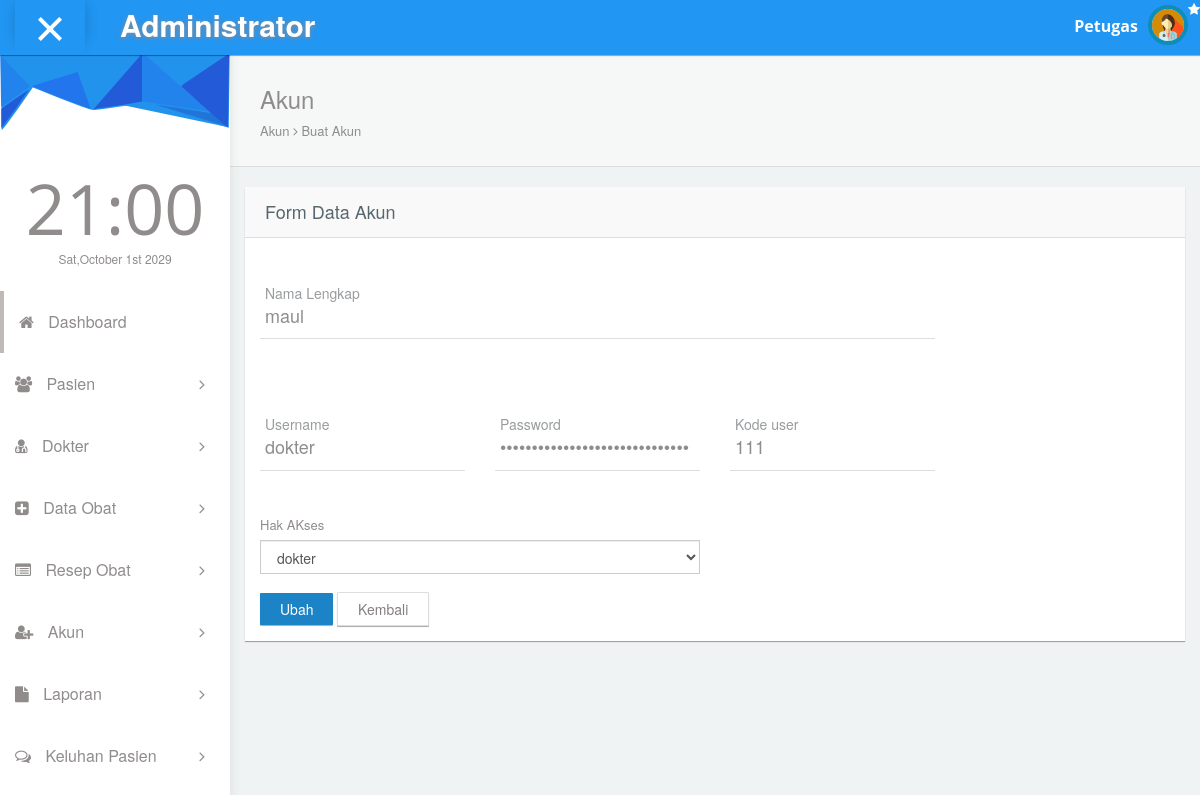
Before: /administrator/pegawai/detail_akun.php?id_user=1 with the older database file.
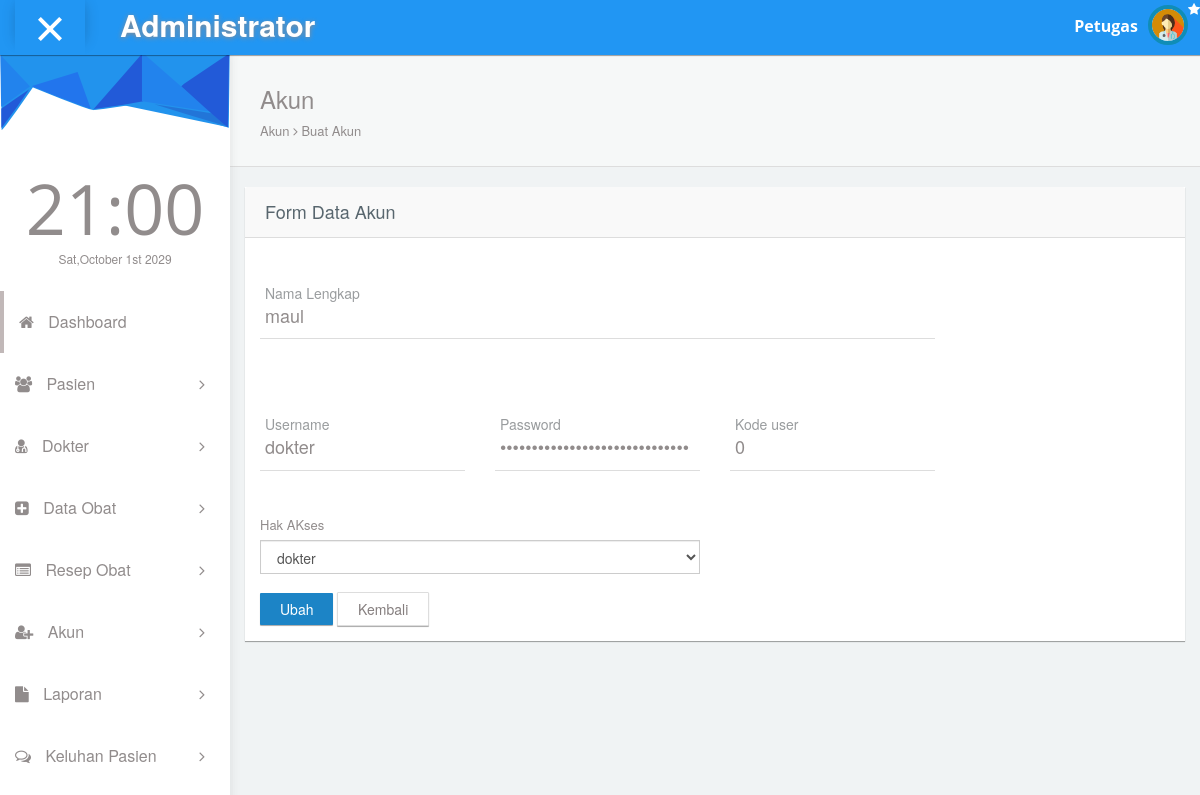
After: the same page with the newer database file.
### tables this page shows
CREATE TABLE `user` (
  `id_user` int(10) NOT NULL,
  `kode_user` int(5) NOT NULL,
  `nama` varchar(20) NOT NULL,
  `username` varchar(20) NOT NULL,
  `password` varchar(50) NOT NULL,
  `hak_akses` varchar(10) NOT NULL
);

### administrator/pegawai/detail_akun.php (the view, shortened to what this page needs)
<!DOCTYPE html>
<html lang="en">
<?php include 'page/head.php'; ?>
<body id="mimin" class="dashboard">
        <?php include 'page/head-nav.php'; ?>
      <div class="container-fluid mimin-wrapper">
           <?php include 'page/left-menu.php'; ?>
            <div id="content">
                <div class="panel box-shadow-none content-header">
                  <div class="panel-body">
                    <div class="col-md-12">
                        <h3 class="animated fadeInLeft">Akun</h3>
                        <p class="animated fadeInDown">
                          Akun <span class="fa-angle-right fa"></span> Buat Akun
                        </p>
                    </div>
                  </div>
                </div>
                <form action="update_akun.php" method="post">
                <div class="form-element">
                <div class="col-md-12 padding-0">
            <?php
            include 'koneksi.php';
            $id_user =$_GET['id_user'];
            $det=mysqli_query($koneksi,"select * from user where id_user='$id_user'")or die(mysqli_error($koneksi));
            while($d=mysqli_fetch_array($det)){
            ?>
              <div class="col-md-12">
                <div class="col-md-12 panel">
                  <div class="col-md-12 panel-heading">
                    <h4>Form Data Akun </h4>
                  </div>
                  <div class="col-md-12 panel-body">
                    <div class="row">
                     <div class="col-md-9">
                      <div class="form-group form-animate-text" style="margin-top:40px !important;">
                        <input name="nama" type="text" class="form-text" value="<?php echo $d['nama'];?>"  required>
                        <label>Nama Lengkap</label>
                      </div>
                    </div>
                </div>
                <div class="row">
                  <div class="col-md-3">
  <div class="form-group form-animate-text" style="margin-top:40px !important;">
                        <input name="username" type="text" class="form-text"  value="<?php echo $d['username'];?>" required>
                        <label>Username</label>
                      </div>
    </div>
                    <div class="col-md-3">
                      <div class="form-group form-animate-text" style="margin-top:40px !important;">
                        <input name="password" type="password" class="form-text" value="<?php echo $d['password'];?>" required>
                        <label>Password</label>
                      </div>
                    </div>
                    <div class="col-md-3">
                      <div class="form-group form-animate-text" style="margin-top:40px !important;">
                        <input name="kode_user" type="text" class="form-text" value="<?php echo $d['kode_user'];?>" required>
                        <label>Kode user</label>
                      </div>
                    </div>
                    </div>
                <div class="row">
                  <div class="col-md-6">
                      <label>Hak AKses</label>
                      <select name="hak_akses" class="form-control"  required>
                        <option value="<?php echo $d['hak_akses'];?>"><?php echo $d['hak_akses'];?></option>
                      </select>
                    </div>
                </div>
                <br>
                <?php
              }
              ?>
               <button type="submit" class="btn btn-primary">Ubah</button>
               <a href="list.akun.php" class="btn btn-grey">Kembali</a>
                </div>
              </div>
              </div>
              </div>
              </div>
              </form>
            </div>
      </div>
</body>
</html>

Changed rows visible on the page:
changed user "maul": kode_user "111" → "0"
